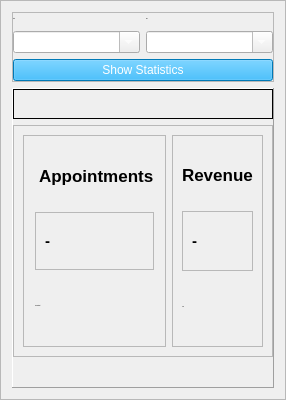
                                   <widget class="QFrame" name="frame_30">
                                    <property name="sizePolicy">
                                     <sizepolicy hsizetype="Expanding" vsizetype="Expanding">
                                      <horstretch>0</horstretch>
                                      <verstretch>0</verstretch>
                                     </sizepolicy>
                                    </property>
                                    <property name="minimumSize">
                                     <size>
                                      <width>0</width>
                                      <height>400</height>
                                     </size>
                                    </property>
                                    <property name="styleSheet">
                                     <string notr="true"/>
                                    </property>
                                    <property name="frameShape">
                                     <enum>QFrame::StyledPanel</enum>
                                    </property>
                                    <property name="frameShadow">
                                     <enum>QFrame::Raised</enum>
                                    </property>
                                    <layout class="QVBoxLayout" name="verticalLayout_18">
                                     <item>
                                      <widget class="QFrame" name="frame_17">
                                       <property name="sizePolicy">
                                        <sizepolicy hsizetype="Expanding" vsizetype="Expanding">
                                         <horstretch>0</horstretch>
                                         <verstretch>0</verstretch>
                                        </sizepolicy>
                                       </property>
                                       <property name="frameShape">
                                        <enum>QFrame::StyledPanel</enum>
                                       </property>
                                       <property name="frameShadow">
                                        <enum>QFrame::Raised</enum>
                                       </property>
                                       <layout class="QGridLayout" name="gridLayout_8">
                                        <property name="leftMargin">
                                         <number>0</number>
                                        </property>
                                        <property name="topMargin">
                                         <number>0</number>
                                        </property>
                                        <property name="rightMargin">
                                         <number>0</number>
                                        </property>
                                        <property name="bottomMargin">
                                         <number>0</number>
                                        </property>
                                        <item row="0" column="0">
                                         <widget class="QLabel" name="label_45">
                                          <property name="font">
                                           <font>
                                            <pointsize>-1</pointsize>
                                           </font>
                                          </property>
                                          <property name="text">
                                           <string>Start</string>
                                          </property>
                                         </widget>
                                        </item>
                                        <item row="1" column="0">
                                         <widget class="QDateEdit" name="start">
                                          <property name="styleSheet">
                                           <string notr="true">color: rgb(255, 255, 255);</string>
                                          </property>
                                          <property name="displayFormat">
                                           <string>d/M/yyyy</string>
                                          </property>
                                          <property name="calendarPopup">
                                           <bool>true</bool>
                                          </property>
                                         </widget>
                                        </item>
                                        <item row="2" column="0" colspan="2">
                                         <widget class="QPushButton" name="show_statistics">
                                          <property name="styleSheet">
                                           <string notr="true">color: rgb(255, 255, 255);
background-color: rgb(0, 170, 255);</string>
                                          </property>
                                          <property name="text">
                                           <string>Show Statistics</string>
                                          </property>
                                         </widget>
                                        </item>
                                        <item row="0" column="1">
                                         <widget class="QLabel" name="label_51">
                                          <property name="font">
                                           <font>
                                            <pointsize>-1</pointsize>
                                           </font>
                                          </property>
                                          <property name="text">
                                           <string>End</string>
                                          </property>
                                         </widget>
                                        </item>
                                        <item row="1" column="1">
                                         <widget class="QDateEdit" name="end">
                                          <property name="styleSheet">
                                           <string notr="true">color: rgb(255, 255, 255);</string>
                                          </property>
                                          <property name="displayFormat">
                                           <string>d/M/yyyy</string>
                                          </property>
                                          <property name="calendarPopup">
                                           <bool>true</bool>
                                          </property>
                                         </widget>
                                        </item>
                                       </layout>
                                      </widget>
                                     </item>
                                     <item>
                                      <widget class="QFrame" name="frame_18">
                                       <property name="sizePolicy">
                                        <sizepolicy hsizetype="Preferred" vsizetype="Expanding">
                                         <horstretch>0</horstretch>
                                         <verstretch>0</verstretch>
                                        </sizepolicy>
                                       </property>
                                       <property name="minimumSize">
                                        <size>
                                         <width>180</width>
                                         <height>300</height>
                                        </size>
                                       </property>
                                       <property name="maximumSize">
                                        <size>
                                         <width>16777215</width>
                                         <height>300</height>
                                        </size>
                                       </property>
                                       <property name="styleSheet">
                                        <string notr="true"/>
                                       </property>
                                       <property name="frameShape">
                                        <enum>QFrame::Box</enum>
                                       </property>
                                       <property name="frameShadow">
                                        <enum>QFrame::Plain</enum>
                                       </property>
                                       <property name="lineWidth">
                                        <number>0</number>
                                       </property>
                                       <property name="midLineWidth">
                                        <number>0</number>
                                       </property>
                                       <layout class="QHBoxLayout" name="horizontalLayout_31">
                                        <property name="leftMargin">
                                         <number>0</number>
                                        </property>
                                        <property name="topMargin">
                                         <number>0</number>
                                        </property>
                                        <property name="rightMargin">
                                         <number>0</number>
                                        </property>
                                        <property name="bottomMargin">
                                         <number>0</number>
                                        </property>
                                        <item>
                                         <widget class="QFrame" name="frame_22">
                                          <property name="sizePolicy">
                                           <sizepolicy hsizetype="Expanding" vsizetype="Expanding">
                                            <horstretch>0</horstretch>
                                            <verstretch>0</verstretch>
                                           </sizepolicy>
                                          </property>
                                          <property name="minimumSize">
                                           <size>
                                            <width>0</width>
                                            <height>0</height>
                                           </size>
                                          </property>
                                          <property name="frameShape">
                                           <enum>QFrame::Panel</enum>
                                          </property>
                                          <property name="frameShadow">
                                           <enum>QFrame::Raised</enum>
                                          </property>
                                          <layout class="QVBoxLayout" name="verticalLayout_26">
                                           <property name="leftMargin">
                                            <number>0</number>
                                           </property>
                                           <property name="topMargin">
                                            <number>0</number>
                                           </property>
                                           <property name="rightMargin">
                                            <number>0</number>
                                           </property>
                                           <property name="bottomMargin">
                                            <number>30</number>
                                           </property>
                                           <item>
                                            <widget class="QLabel" name="period_of_stats">
                                             <property name="sizePolicy">
                                              <sizepolicy hsizetype="Preferred" vsizetype="Preferred">
                                               <horstretch>0</horstretch>
                                               <verstretch>0</verstretch>
                                              </sizepolicy>
                                             </property>
                                             <property name="minimumSize">
                                              <size>
                                               <width>0</width>
                                               <height>0</height>
                                              </size>
                                             </property>
                                             <property name="maximumSize">
                                              <size>
                                               <width>16777215</width>
                                               <height>30</height>
                                              </size>
                                             </property>
                                             <property name="sizeIncrement">
                                              <size>
                                               <width>0</width>
                                               <height>0</height>
                                              </size>
                                             </property>
                                             <property name="font">
                                              <font>
                                               <pointsize>-1</pointsize>
                                              </font>
                                             </property>
                                             <property name="styleSheet">
                                              <string notr="true"/>
                                             </property>
                                             <property name="frameShape">
                                              <enum>QFrame::Box</enum>
                                             </property>
                                             <property name="frameShadow">
                                              <enum>QFrame::Plain</enum>
                                             </property>
                                             <property name="lineWidth">
                                              <number>1</number>
                                             </property>
                                             <property name="midLineWidth">
                                              <number>0</number>
                                             </property>
                                             <property name="text">
                                              <string/>
                                             </property>
                                             <property name="scaledContents">
                                              <bool>true</bool>
                                             </property>
                                             <property name="alignment">
                                              <set>Qt::AlignHCenter|Qt::AlignTop</set>
                                             </property>
                                            </widget>
                                           </item>
                                           <item>
                                            <widget class="QFrame" name="frame_28">
                                             <property name="frameShape">
                                              <enum>QFrame::StyledPanel</enum>
                                             </property>
                                             <property name="frameShadow">
                                              <enum>QFrame::Raised</enum>
                                             </property>
                                             <layout class="QHBoxLayout" name="horizontalLayout_36">
                                              <item>
                                               <widget class="QFrame" name="card1">
                                                <property name="maximumSize">
                                                 <size>
                                                  <width>400</width>
                                                  <height>300</height>
                                                 </size>
                                                </property>
                                                <property name="frameShape">
                                                 <enum>QFrame::StyledPanel</enum>
                                                </property>
                                                <property name="frameShadow">
                                                 <enum>QFrame::Raised</enum>
                                                </property>
                                                <layout class="QVBoxLayout" name="verticalLayout_31">
                                                 <property name="spacing">
                                                  <number>7</number>
                                                 </property>
                                                 <property name="leftMargin">
                                                  <number>11</number>
                                                 </property>
                                                 <property name="topMargin">
                                                  <number>11</number>
                                                 </property>
                                                 <property name="rightMargin">
                                                  <number>11</number>
                                                 </property>
                                                 <property name="bottomMargin">
                                                  <number>11</number>
                                                 </property>
                                                 <item>
                                                  <widget class="QLabel" name="label_46">
                                                   <property name="minimumSize">
                                                    <size>
                                                     <width>0</width>
                                                     <height>0</height>
                                                    </size>
                                                   </property>
                                                   <property name="maximumSize">
                                                    <size>
                                                     <width>16777215</width>
                                                     <height>16777215</height>
                                                    </size>
                                                   </property>
                                                   <property name="font">
                                                    <font>
                                                     <pointsize>13</pointsize>
                                                     <weight>75</weight>
                                                     <bold>true</bold>
                                                    </font>
                                                   </property>
                                                   <property name="styleSheet">
                                                    <string notr="true">color: rgb(0, 0, 0);
background-color: none;
font-size:13pt;</string>
                                                   </property>
                                                   <property name="text">
                                                    <string> Appointments</string>
                                                   </property>
                                                  </widget>
                                                 </item>
                                                 <item>
                                                  <widget class="QFrame" name="frame_33">
                                                   <property name="styleSheet">
                                                    <string notr="true">background-color:none;</string>
                                                   </property>
                                                   <property name="frameShape">
                                                    <enum>QFrame::StyledPanel</enum>
                                                   </property>
                                                   <property name="frameShadow">
                                                    <enum>QFrame::Raised</enum>
                                                   </property>
                                                   <layout class="QHBoxLayout" name="horizontalLayout_37">
                                                    <item>
                                                     <widget class="QLabel" name="num_patients">
                                                      <property name="font">
                                                       <font>
                                                        <pointsize>11</pointsize>
                                                        <weight>75</weight>
                                                        <bold>true</bold>
                                                       </font>
                                                      </property>
                                                      <property name="styleSheet">
                                                       <string notr="true">color: rgb(0, 0, 0);
font-size:11pt;</string>
                                                      </property>
                                                      <property name="text">
                                                       <string>-</string>
                                                      </property>
                                                     </widget>
                                                    </item>
                                                    <item>
                                                     <widget class="QLabel" name="label_42">
                                                      <property name="maximumSize">
                                                       <size>
                                                        <width>50</width>
                                                        <height>50</height>
                                                       </size>
                                                      </property>
                                                      <property name="text">
                                                       <string/>
                                                      </property>
                                                      <property name="pixmap">
                                                       <pixmap resource="icons.qrc">:/icons/appointment.png</pixmap>
                                                      </property>
                                                      <property name="scaledContents">
                                                       <bool>true</bool>
                                                      </property>
                                                     </widget>
                                                    </item>
                                                   </layout>
                                                  </widget>
                                                 </item>
                                                 <item>
                                                  <widget class="QLabel" name="label_44">
                                                   <property name="font">
                                                    <font>
                                                     <pointsize>-1</pointsize>
                                                    </font>
                                                   </property>
                                                   <property name="styleSheet">
                                                    <string notr="true">background-color:none;
color: rgb(0, 0, 0);</string>
                                                   </property>
                                                   <property name="text">
                                                    <string>Appointment</string>
                                                   </property>
                                                  </widget>
                                                 </item>
                                                </layout>
                                               </widget>
                                              </item>
                                              <item>
                                               <widget class="QFrame" name="card2">
                                                <property name="maximumSize">
                                                 <size>
                                                  <width>400</width>
                                                  <height>300</height>
                                                 </size>
                                                </property>
                                                <property name="frameShape">
                                                 <enum>QFrame::StyledPanel</enum>
                                                </property>
                                                <property name="frameShadow">
                                                 <enum>QFrame::Raised</enum>
                                                </property>
                                                <layout class="QVBoxLayout" name="verticalLayout_32">
                                                 <item>
                                                  <widget class="QLabel" name="label_47">
                                                   <property name="minimumSize">
                                                    <size>
                                                     <width>0</width>
                                                     <height>0</height>
                                                    </size>
                                                   </property>
                                                   <property name="font">
                                                    <font>
                                                     <pointsize>13</pointsize>
                                                     <weight>75</weight>
                                                     <bold>true</bold>
                                                    </font>
                                                   </property>
                                                   <property name="styleSheet">
                                                    <string notr="true">color: rgb(0, 0, 0);
background-color: none;
font-size:13pt;</string>
                                                   </property>
                                                   <property name="text">
                                                    <string>Revenue</string>
                                                   </property>
                                                  </widget>
                                                 </item>
                                                 <item>
                                                  <widget class="QFrame" name="frame_39">
                                                   <property name="styleSheet">
                                                    <string notr="true">background-color: none;</string>
                                                   </property>
                                                   <property name="frameShape">
                                                    <enum>QFrame::StyledPanel</enum>
                                                   </property>
                                                   <property name="frameShadow">
                                                    <enum>QFrame::Raised</enum>
                                                   </property>
                                                   <layout class="QHBoxLayout" name="horizontalLayout_38">
                                                    <item>
                                                     <widget class="QLabel" name="revenue">
                                                      <property name="font">
                                                       <font>
                                                        <pointsize>11</pointsize>
                                                        <weight>75</weight>
                                                        <bold>true</bold>
                                                       </font>
                                                      </property>
                                                      <property name="styleSheet">
                                                       <string notr="true">color: rgb(0, 0, 0);
font-size:11pt;</string>
                                                      </property>
                                                      <property name="text">
                                                       <string>-</string>
                                                      </property>
                                                     </widget>
                                                    </item>
                                                    <item>
                                                     <widget class="QLabel" name="label_43">
                                                      <property name="maximumSize">
                                                       <size>
                                                        <width>50</width>
                                                        <height>50</height>
                                                       </size>
                                                      </property>
                                                      <property name="text">
                                                       <string/>
                                                      </property>
                                                      <property name="pixmap">
                                                       <pixmap resource="icons.qrc">:/icons/statistics.png</pixmap>
                                                      </property>
                                                      <property name="scaledContents">
                                                       <bool>true</bool>
                                                      </property>
                                                     </widget>
                                                    </item>
                                                   </layout>
                                                  </widget>
                                                 </item>
                                                 <item>
                                                  <widget class="QLabel" name="label_49">
                                                   <property name="font">
                                                    <font>
                                                     <pointsize>-1</pointsize>
                                                    </font>
                                                   </property>
                                                   <property name="styleSheet">
                                                    <string notr="true">color: rgb(0, 0, 0);
background-color: none;</string>
                                                   </property>
                                                   <property name="text">
                                                    <string>JOD</string>
                                                   </property>
                                                  </widget>
                                                 </item>
                                                </layout>
                                               </widget>
                                              </item>
                                             </layout>
                                            </widget>
                                           </item>
                                          </layout>
                                         </widget>
                                        </item>
                                       </layout>
                                      </widget>
                                     </item>
                                    </layout>
                                   </widget>
